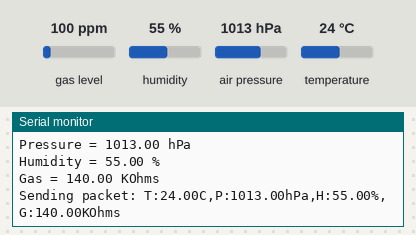
The sketch below on a simulated Arduino Uno, built with avr-gcc and run on an emulated ATmega328P. Parts: the last lines printed to the serial monitor. The inputs (shaded band) are chosen by the test bench; at power-on: gas level 100 ppm, humidity 55 %, air pressure 1013 hPa, temperature 24 °C. No radio packets arrive unless stated.

Above: at 6.3 s.
6.4 s: gas level set to 20 ppm
At 10.74 s:
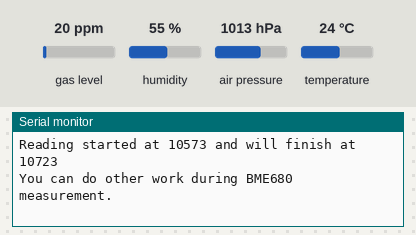
12.7 s: humidity set to 22 %
At 16.8 s:
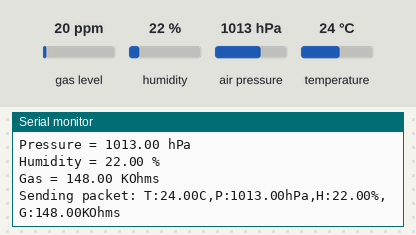
19.0 s: air pressure set to 952 hPa
At 22.4 s:
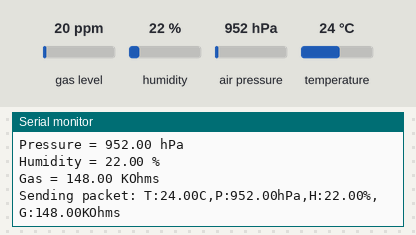
25.3 s: temperature set to 12 °C
At 28.0 s:
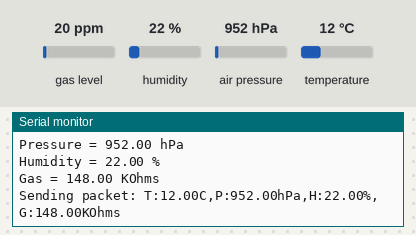

Measured:
- after the input at 12.7 s, the serial monitor: prints a new line after 3.4 s (image 2)
- after the input at 19.0 s, the serial monitor: prints a new line after 2.3 s (image 3)
- after the input at 25.3 s, the serial monitor: prints a new line after 1.3 s (image 4)

The sketch:

LoRa.ino
```cpp
#include <SPI.h>
#include <LoRa.h>
#include <Wire.h>
#include <Adafruit_Sensor.h>
#include "Adafruit_BME680.h"

// Pin definitions
#define SS 5
#define RST 14
#define DI0 2

Adafruit_BME680 bme;

void setup() {
  Serial.begin(115200);
  while (!Serial);

  if (!bme.begin()) {
    Serial.println(F("Could not find a valid BME680 sensor, check wiring!"));
    while (1);
  }

  bme.setTemperatureOversampling(BME680_OS_8X);
  bme.setHumidityOversampling(BME680_OS_2X);
  bme.setPressureOversampling(BME680_OS_4X);
  bme.setIIRFilterSize(BME680_FILTER_SIZE_3);
  bme.setGasHeater(320, 150); // 320*C for 150 ms

  Serial.println("LoRa Sender");

  // setup LoRa transceiver module
  LoRa.setPins(SS, RST, DI0);
  if (!LoRa.begin(433E6)) {  // Set the correct frequency for your module
    Serial.println("Starting LoRa failed!");
    while (1);
  }
  Serial.println("LoRa Initialized");
}

void loop() {

  unsigned long endTime = bme.beginReading();
  if (endTime == 0) {
    Serial.println(F("Failed to begin reading :("));
    return;
  }

  Serial.print(F("Reading started at "));
  Serial.print(millis());
  Serial.print(F(" and will finish at "));
  Serial.println(endTime);

  Serial.println(F("You can do other work during BME680 measurement."));
  delay(50);

  if (!bme.endReading()) {
    Serial.println(F("Failed to complete reading :("));
    return;
  }
  Serial.print(F("Reading completed at "));
  Serial.println(millis());

  // Retrieve sensor data
  float temp = bme.temperature;
  float pres = bme.pressure / 100.0; // Convert to hPa
  float hum = bme.humidity;
  float gas = bme.gas_resistance / 1000.0; // Convert to kOhms

  // Display sensor data on Serial Monitor
  Serial.print(F("Temperature = "));
  Serial.print(temp);
  Serial.println(F(" °C"));

  Serial.print(F("Pressure = "));
  Serial.print(pres);
  Serial.println(F(" hPa"));

  Serial.print(F("Humidity = "));
  Serial.print(hum);
  Serial.println(F(" %"));

  Serial.print(F("Gas = "));
  Serial.print(gas);
  Serial.println(F(" KOhms"));

  // Prepare data packet
  String dataPacket = "T:" + String(temp) + "C," +
                      "P:" + String(pres) + "hPa," +
                      "H:" + String(hum) + "%," +
                      "G:" + String(gas) + "KOhms";

  // Send packet over LoRa
  Serial.print("Sending packet: ");
  Serial.println(dataPacket);

  LoRa.beginPacket();
  LoRa.print(dataPacket);
  LoRa.endPacket();

  delay(5000); // Wait before sending next packet
}
```
